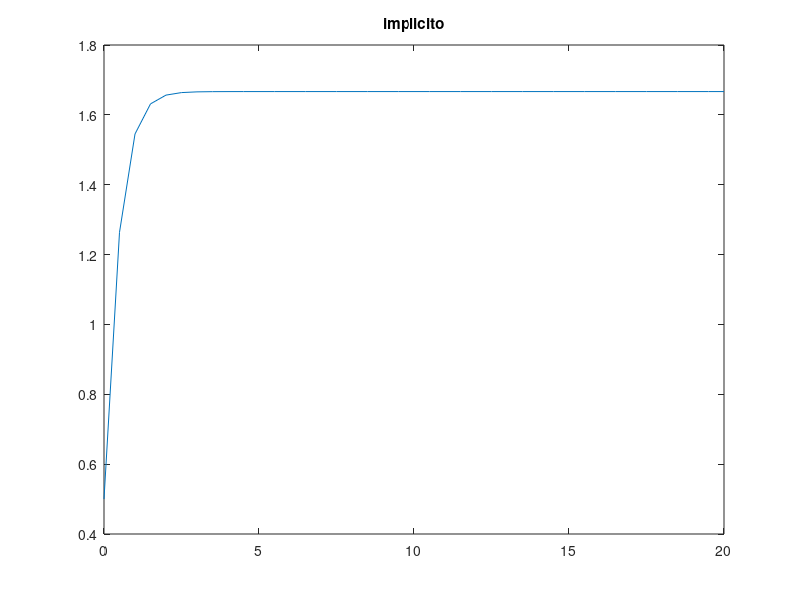

Write MATLAB code to recreate this figure. (Note: this script raises an error after producing the figure.)
clear all; close all; clc;fprintf("3.4 Ecuaciones stiff : explıcito vs implicito")fprintf('\n')fprintf("1.- Aplicar Euler implicito al PVI")fprintf('\n')%Genera [Tn Wn] con el metodo de Euler implicitoTn=0:0.5:20; %Crea el espaciado con h=.5Wn=zeros(1,size(Tn,2));Wn(1)=0.5; %condicion inicialfor i=1:size(Tn,2)-1    Wn(i+1)=(1+(1+(8/3)*Wn(i))^0.5)/2; %esquemaendfprintf("y(20)= "); display(Wn(size(Wn,2)));plot(Tn,Wn);title("implicito")waitforbuttonpressfprintf('\n')%Pregunta 2fprintf("2.- Euler explicito")f=@(t,y) 5*y-3*y^2;y0=1/2;I=[0,20];fprintf('\n')fprintf("h=1/6");[Tn1,Wn1]=mEuler(f,y0,I,1/6);plot(Tn1,Wn1);title("h=1/6")waitforbuttonpressfprintf('\n')fprintf("h=1/5");[Tn2,Wn2]=mEuler(f,y0,I,1/5);plot(Tn2,Wn2);title("h=1/5")waitforbuttonpressfprintf('\n')fprintf("h=1/4");[Tn3,Wn3]=mEuler(f,y0,I,1/4);plot(Tn3,Wn3);title("h=1/4")waitforbuttonpressfprintf('\n')fprintf("h=1/2");[Tn4,Wn4]=mEuler(f,y0,I,1/2);plot(Tn4,Wn4);title("h=1/2")waitforbuttonpress%Pregunta 3[Tn5,Wn5]=mRK2_3(f,y0,I,1/10);plot(Tn5,Wn5);title("RK2/3 tol=1/10")waitforbuttonpress[Tn6,Wn6]=mRK2_3(f,y0,I,1/100);plot(Tn6,Wn6);title("RK2/3 tol=1/100")waitforbuttonpressfprintf("y(20)= "); display(Wn(size(Wn,2)));plot(Tn,Wn);holdplot(Tn5,Wn5);title("implicito vs RK2/3 tol=1/10")waitforbuttonpresshold offplot(Tn,Wn)holdplot(Tn6,Wn6);holdtitle("implicito vs RK2/3 tol=1/100")waitforbuttonpresshold offplot(Tn1,Wn1)holdplot(Tn2,Wn2)plot(Tn3,Wn3)plot(Tn5,Wn5);title("tol=1/10 vs Euler explicito")waitforbuttonpresshold offplot(Tn1,Wn1)plot(Tn2,Wn2)plot(Tn3,Wn3)plot(Tn6,Wn6);title("tol=1/100 vs Euler explicito")waitforbuttonpresshold off